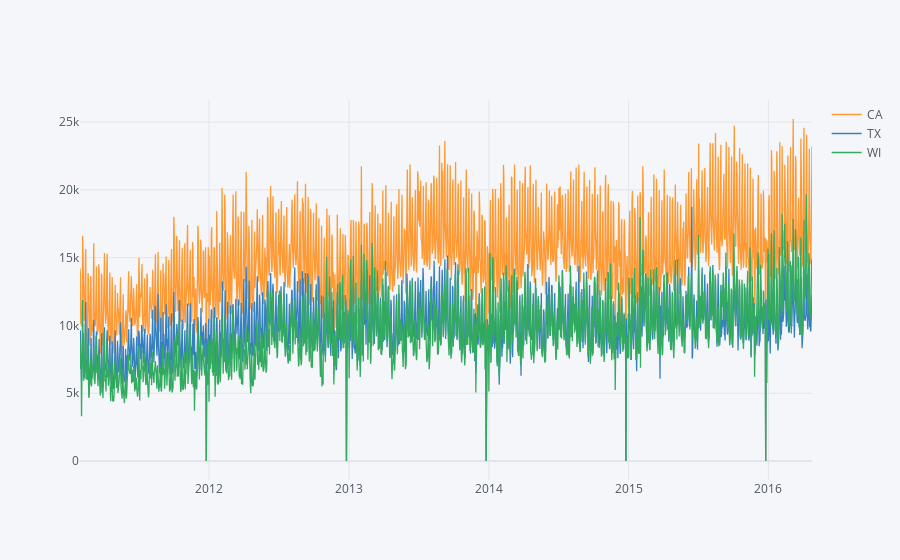

The code cell stored with this chart in its notebook:
### Markdown cell above
### Sales by State

Now we are going to dig a little deeper in our hierarchical structure and explore sales by states, distributions and other interesting plots that can help up in building a model to predict sales.

### Code cell
df_state_grp = df_sales_cal.groupby(["state_id", "date"])

df_states_sales = df_state_grp["unit_solds"].sum()
df_states_sales_pivoted = df_states_sales.unstack(level="state_id")
df_states_sales_pivoted.iplot()

### Figure 1 — Plotly figure (JSON) as saved in the notebook; plotly's stock layout.template omitted (floating-point values rounded to 4 significant figures; data arrays with more than 128 entries replaced by an {"elided": "..."} marker saying what was removed)
{"data": [{"line": {"color": "rgba(255, 153, 51, 1.0)", "dash": "solid", "shape": "linear", "width": 1.3}, "mode": "lines", "name": "CA", "text": "", "type": "scatter", "x": {"elided": "1913 str values"}, "y": {"elided": "1913 int values"}}, {"line": {"color": "rgba(55, 128, 191, 1.0)", "dash": "solid", "shape": "linear", "width": 1.3}, "mode": "lines", "name": "TX", "text": "", "type": "scatter", "x": {"elided": "1913 str values"}, "y": {"elided": "1913 int values"}}, {"line": {"color": "rgba(50, 171, 96, 1.0)", "dash": "solid", "shape": "linear", "width": 1.3}, "mode": "lines", "name": "WI", "text": "", "type": "scatter", "x": {"elided": "1913 str values"}, "y": {"elided": "1913 int values"}}], "layout": {"autosize": true, "legend": {"bgcolor": "#F5F6F9", "font": {"color": "#4D5663"}}, "paper_bgcolor": "#F5F6F9", "plot_bgcolor": "#F5F6F9", "title": {"font": {"color": "#4D5663"}}, "xaxis": {"autorange": true, "gridcolor": "#E1E5ED", "range": ["2011-01-29", "2016-04-24"], "showgrid": true, "tickfont": {"color": "#4D5663"}, "title": {"font": {"color": "#4D5663"}, "text": ""}, "type": "date", "zerolinecolor": "#E1E5ED"}, "yaxis": {"autorange": true, "gridcolor": "#E1E5ED", "range": [-1400.0, 26630.0], "showgrid": true, "tickfont": {"color": "#4D5663"}, "title": {"font": {"color": "#4D5663"}, "text": ""}, "type": "linear", "zerolinecolor": "#E1E5ED"}}}
